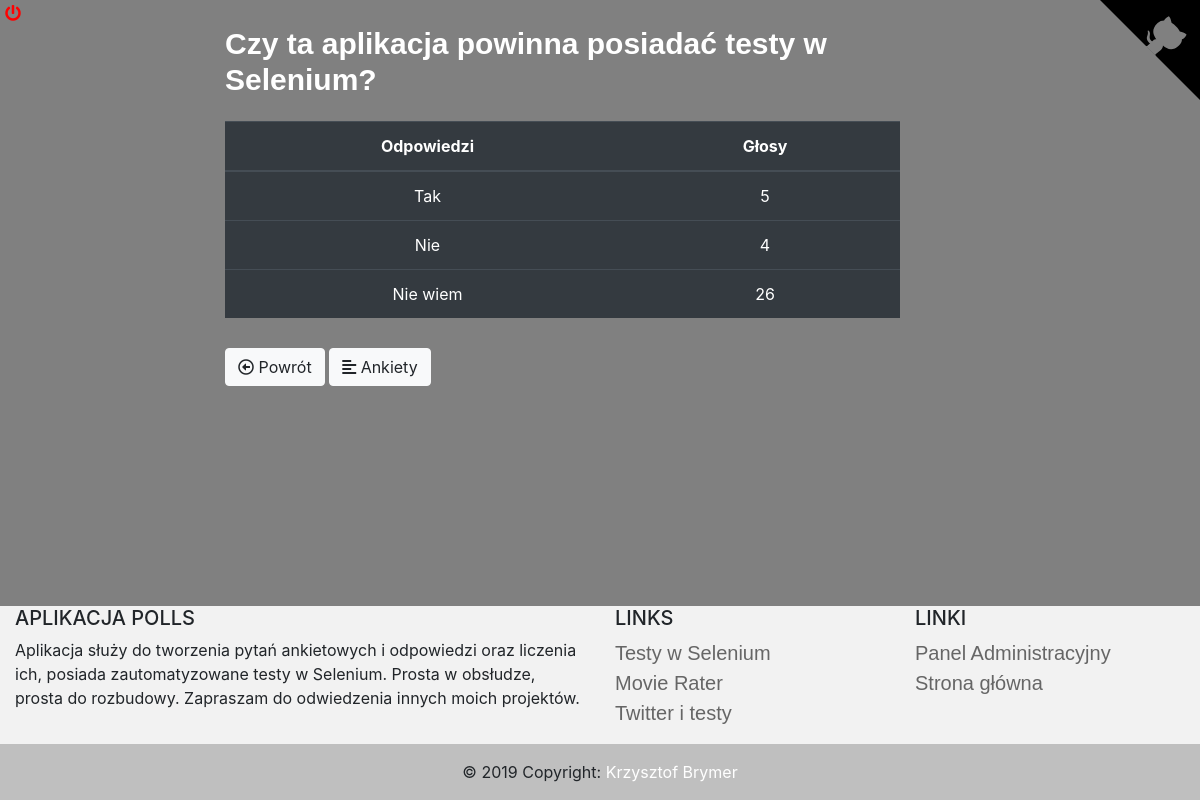
The page /polls/8/results/ on the database as committed earlier.
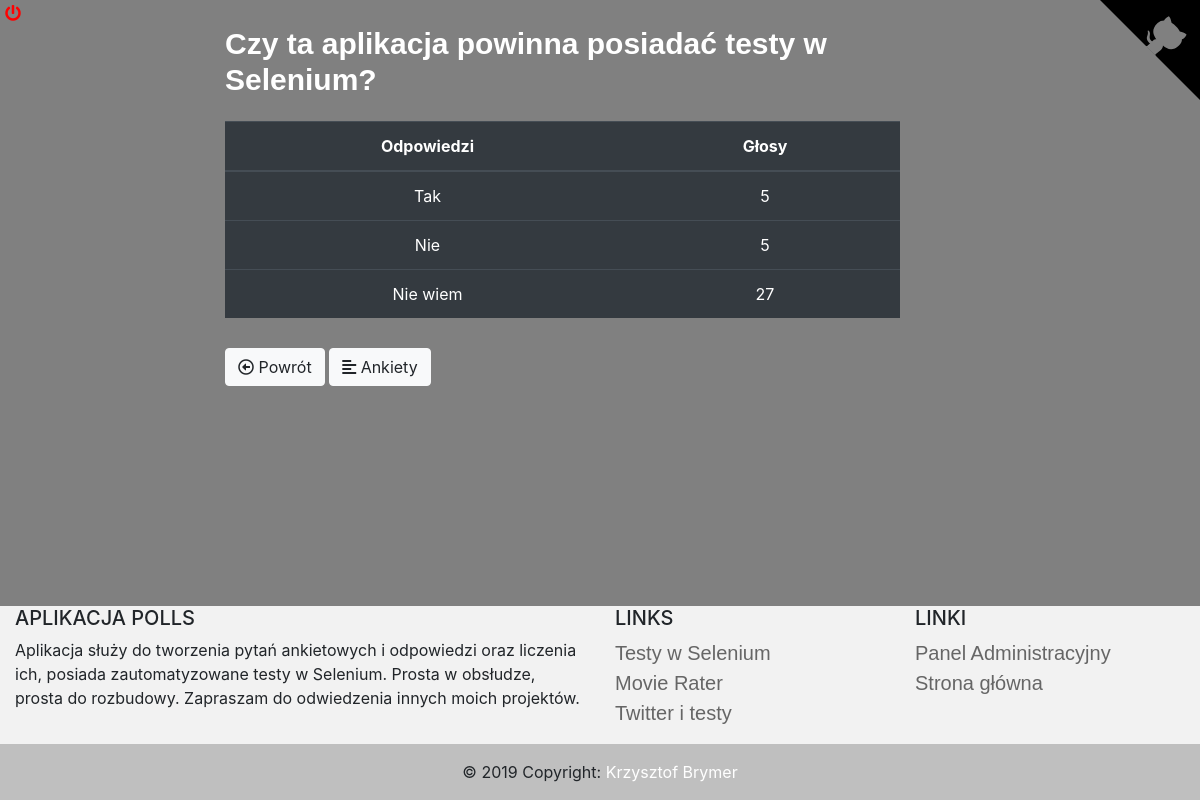
The same page on the database as committed later.
### polls/models.py (models this page shows, shortened)
class Question(models.Model):
    question_text = models.CharField(max_length=200)
    pub_date = models.DateTimeField('Date published')
    def was_published_recently(self):
        now = timezone.now()
        return now - datetime.timedelta(days=1) <= self.pub_date <= now
    was_published_recently.admin_order_field = 'pub_date'
    was_published_recently.boolean = True
    was_published_recently.short_description = 'Published recently?'

class Choice(models.Model):
    question = models.ForeignKey(Question, on_delete=models.CASCADE)
    choice_text = models.CharField(max_length=200)
    votes = models.IntegerField(default=0)

### polls/views.py (the view)
# urls.py: path('<int:pk>/results/', views.ResultsView.as_view(), name='results'),
class ResultsView(generic.DetailView):
    model = Question
    template_name = 'polls/results.html'

### polls/templates/polls/results.html (shortened to what this page needs)
{% extends 'polls/base.html' %}
{% block body %}
    <div class="container">
        <h2>{{ question.question_text }}</h2>
        <table class="table table-hover table-dark">
          <thead align="center">
            <tr>
              <th scope="col" style="width:60%">Odpowiedzi</th>
              <th scope="col" style="width:40%">Głosy</th>
            </tr>
          </thead>
          <tbody align="center">
            {% for choice in question.choice_set.all %}
                <tr>
                  <td>{{ choice.choice_text }}</td>
                  <td>{{ choice.votes }}</td>
                </tr>
            {% endfor %}
          </tbody>
        </table>
        <a class="btn btn-light" href="{% url 'polls:detail' question.id %}">
            <i class="far fa-arrow-alt-circle-left"></i> Powrót</a>
        <a class="btn btn-light" href="{% url 'polls:index' %}"><i class="fas fa-align-left"></i> Ankiety</a>
    </div>
{% endblock %}

### polls/templates/polls/base.html (shortened to what this page needs)
{% load static %}
<!doctype html>
<html lang="en">
<head>
    <link rel="stylesheet" href="https://stackpath.bootstrapcdn.com/bootstrap/4.3.1/css/bootstrap.min.css"
>
    <link rel="stylesheet" href="https://use.fontawesome.com/releases/v5.9.0/css/all.css" integrity=
            "sha384-i1LQnF23gykqWXg6jxC2ZbCbUMxyw5gLZY6UiUS98LYV5unm8GWmfkIS6jqJfb4E">
    <link rel="stylesheet" href="{% static 'polls/style.css' %}">
</head>
    <a href="https://github.com/Sonny-skyez" title="Authors GitHub" class="github-corner"
        target="_blank" rel="noopener noreferrer">
         </a>
    <body>
    <a class="fas fa-power-off" href="{% url 'admin:index' %}"></a>
        {% block body %} {% endblock %}
    <footer class="page-footer font-small blue pt-4">
      <div class="container-fluid text-center text-md-left">
        <div class="row">
          <div class="col-md-6 mt-md-0 mt-3">
            <h5 class="text-uppercase">Aplikacja Polls</h5>
            <p>Aplikacja służy do tworzenia pytań ankietowych i odpowiedzi oraz liczenia ich, posiada
                zautomatyzowane testy w Selenium. Prosta w obsłudze, prosta do rozbudowy.
                Zapraszam do odwiedzenia innych moich projektów.</p>
          </div>
          <div class="col-md-3 mb-md-0 mb-3">
            <h5 class="text-uppercase">Links</h5>
            <ul class="list-unstyled">
              <li>
                <a href="https://github.com/Sonny-skyez/Selenium_test_-_Polls_app" target="_blank"
                   rel="noopener noreferrer">Testy w Selenium</a>
              </li>
              <li>
                <a href="https://movie-rater-app.herokuapp.com/main/filmy/" target="_blank"
                   rel="noopener noreferrer">Movie Rater</a>
              </li>
              <li>
                <a href="https://github.com/Sonny-skyez/Py.test_-_Twitter_with_unittests"
                   target="_blank" rel="noopener noreferrer">Twitter i testy
                </a>
              </li>
            </ul>
          </div>
          <div class="col-md-3 mb-md-0 mb-3">
            <h5 class="text-uppercase">Linki</h5>
            <ul class="list-unstyled">
              <li>
                <a href="{% url 'admin:index' %}">Panel Administracyjny</a>
              </li>
              <li>
                <a href="{% url 'polls:index' %}">Strona główna</a>
              </li>
            </ul>
          </div>
        </div>
      </div>
      <div class="footer-copyright text-center py-3">© 2019 Copyright:
        <a class="signature" href="https://github.com/Sonny-skyez"> Krzysztof Brymer</a>
      </div>
    </footer>
    </body>
</html>

### static/polls/style.css (style rules this page uses)
li a { color: #666666; font-size: 20px; font-family: 'Arial'; }
html, body { background: grey; height: 100%; width: 100%; margin: 0; display: table; }
h2 { font-size: 30px; font-family: 'Arial'; font-weight: bold; padding-bottom: 15px; width: 100%; color: white; }
.container { width: 65%; margin: auto; }
.table { width: 90%; margin-bottom: 30px; }
.page-footer { background-color: #f2f2f2; display: table-row; height: 0; }
.footer-copyright { background-color: #bfbfbf; }
.fa-power-off { color: white; padding: 5px; }
a.signature { color: white; text-decoration: none; }

### polls/templates/polls/base.html (style rules this page uses)
.github-corner svg { position:absolute;right:0;top:0;mix-blend-mode:darken; color:#ffffff;fill:#000000; }

Rows that differ between the two databases and show on the page:
changed Choice "Nie": votes "4" → "5"
changed Choice "Nie wiem": votes "26" → "27"
